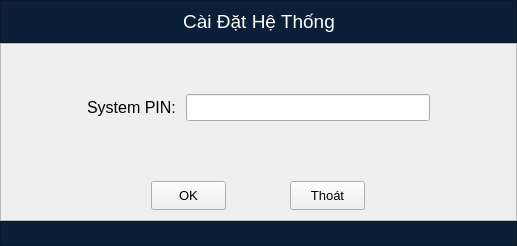
<?xml version="1.0" encoding="UTF-8"?>
<ui version="4.0">
 <class>Settings</class>
 <widget class="QMainWindow" name="Settings">
  <property name="geometry">
   <rect>
    <x>0</x>
    <y>0</y>
    <width>517</width>
    <height>244</height>
   </rect>
  </property>
  <property name="maximumSize">
   <size>
    <width>517</width>
    <height>244</height>
   </size>
  </property>
  <property name="windowTitle">
   <string>Cài Đặt</string>
  </property>
  <property name="windowIcon">
   <iconset>
    <normaloff>Icon/icon_sys.png</normaloff>Icon/icon_sys.png</iconset>
  </property>
  <widget class="QWidget" name="centralwidget">
   <layout class="QVBoxLayout" name="verticalLayout" stretch="3,7,1">
    <property name="spacing">
     <number>0</number>
    </property>
    <property name="leftMargin">
     <number>0</number>
    </property>
    <property name="topMargin">
     <number>0</number>
    </property>
    <property name="rightMargin">
     <number>0</number>
    </property>
    <property name="bottomMargin">
     <number>0</number>
    </property>
    <item>
     <widget class="QFrame" name="frame">
      <property name="styleSheet">
       <string notr="true">background-color:rgb(12, 31, 56);</string>
      </property>
      <property name="frameShape">
       <enum>QFrame::StyledPanel</enum>
      </property>
      <property name="frameShadow">
       <enum>QFrame::Raised</enum>
      </property>
      <layout class="QHBoxLayout" name="horizontalLayout_2">
       <item>
        <spacer name="horizontalSpacer_5">
         <property name="orientation">
          <enum>Qt::Horizontal</enum>
         </property>
         <property name="sizeHint" stdset="0">
          <size>
           <width>120</width>
           <height>20</height>
          </size>
         </property>
        </spacer>
       </item>
       <item>
        <widget class="QLabel" name="label_5">
         <property name="font">
          <font>
           <family>MS Shell Dlg 2</family>
           <pointsize>14</pointsize>
          </font>
         </property>
         <property name="styleSheet">
          <string notr="true">color:white</string>
         </property>
         <property name="text">
          <string>Cài Đặt Hệ Thống</string>
         </property>
         <property name="alignment">
          <set>Qt::AlignCenter</set>
         </property>
        </widget>
       </item>
       <item>
        <spacer name="horizontalSpacer_6">
         <property name="orientation">
          <enum>Qt::Horizontal</enum>
         </property>
         <property name="sizeHint" stdset="0">
          <size>
           <width>120</width>
           <height>20</height>
          </size>
         </property>
        </spacer>
       </item>
      </layout>
     </widget>
    </item>
    <item>
     <widget class="QFrame" name="frame_2">
      <property name="frameShape">
       <enum>QFrame::StyledPanel</enum>
      </property>
      <property name="frameShadow">
       <enum>QFrame::Raised</enum>
      </property>
      <layout class="QGridLayout" name="gridLayout" rowstretch="7,3" columnstretch="2,8,2">
       <property name="leftMargin">
        <number>0</number>
       </property>
       <property name="topMargin">
        <number>0</number>
       </property>
       <property name="rightMargin">
        <number>0</number>
       </property>
       <property name="bottomMargin">
        <number>0</number>
       </property>
       <property name="spacing">
        <number>0</number>
       </property>
       <item row="0" column="0">
        <spacer name="horizontalSpacer">
         <property name="orientation">
          <enum>Qt::Horizontal</enum>
         </property>
         <property name="sizeHint" stdset="0">
          <size>
           <width>83</width>
           <height>20</height>
          </size>
         </property>
        </spacer>
       </item>
       <item row="0" column="2">
        <spacer name="horizontalSpacer_2">
         <property name="minimumSize">
          <size>
           <width>0</width>
           <height>29</height>
          </size>
         </property>
         <property name="maximumSize">
          <size>
           <width>16777215</width>
           <height>29</height>
          </size>
         </property>
         <property name="orientation">
          <enum>Qt::Horizontal</enum>
         </property>
         <property name="sizeHint" stdset="0">
          <size>
           <width>83</width>
           <height>20</height>
          </size>
         </property>
        </spacer>
       </item>
       <item row="1" column="0">
        <spacer name="horizontalSpacer_3">
         <property name="orientation">
          <enum>Qt::Horizontal</enum>
         </property>
         <property name="sizeHint" stdset="0">
          <size>
           <width>83</width>
           <height>20</height>
          </size>
         </property>
        </spacer>
       </item>
       <item row="1" column="2">
        <spacer name="horizontalSpacer_4">
         <property name="orientation">
          <enum>Qt::Horizontal</enum>
         </property>
         <property name="sizeHint" stdset="0">
          <size>
           <width>83</width>
           <height>20</height>
          </size>
         </property>
        </spacer>
       </item>
       <item row="1" column="1">
        <layout class="QHBoxLayout" name="horizontalLayout">
         <property name="spacing">
          <number>0</number>
         </property>
         <property name="leftMargin">
          <number>0</number>
         </property>
         <property name="topMargin">
          <number>10</number>
         </property>
         <property name="bottomMargin">
          <number>10</number>
         </property>
         <item>
          <widget class="QPushButton" name="btOK">
           <property name="minimumSize">
            <size>
             <width>75</width>
             <height>29</height>
            </size>
           </property>
           <property name="maximumSize">
            <size>
             <width>75</width>
             <height>29</height>
            </size>
           </property>
           <property name="font">
            <font>
             <family>MS Shell Dlg 2</family>
             <pointsize>10</pointsize>
            </font>
           </property>
           <property name="cursor">
            <cursorShape>PointingHandCursor</cursorShape>
           </property>
           <property name="text">
            <string>OK</string>
           </property>
          </widget>
         </item>
         <item>
          <widget class="QPushButton" name="btExit">
           <property name="minimumSize">
            <size>
             <width>75</width>
             <height>29</height>
            </size>
           </property>
           <property name="maximumSize">
            <size>
             <width>75</width>
             <height>29</height>
            </size>
           </property>
           <property name="font">
            <font>
             <family>MS Shell Dlg 2</family>
             <pointsize>10</pointsize>
            </font>
           </property>
           <property name="cursor">
            <cursorShape>PointingHandCursor</cursorShape>
           </property>
           <property name="text">
            <string>Thoát</string>
           </property>
          </widget>
         </item>
        </layout>
       </item>
       <item row="0" column="1">
        <layout class="QFormLayout" name="formLayout">
         <property name="labelAlignment">
          <set>Qt::AlignLeading|Qt::AlignLeft|Qt::AlignVCenter</set>
         </property>
         <property name="formAlignment">
          <set>Qt::AlignCenter</set>
         </property>
         <property name="horizontalSpacing">
          <number>10</number>
         </property>
         <property name="verticalSpacing">
          <number>10</number>
         </property>
         <property name="topMargin">
          <number>50</number>
         </property>
         <property name="bottomMargin">
          <number>50</number>
         </property>
         <item row="0" column="0">
          <widget class="QLabel" name="label_3">
           <property name="font">
            <font>
             <family>MS Shell Dlg 2</family>
             <pointsize>12</pointsize>
             <weight>50</weight>
             <bold>false</bold>
            </font>
           </property>
           <property name="text">
            <string>System PIN:</string>
           </property>
          </widget>
         </item>
         <item row="0" column="1">
          <widget class="QLineEdit" name="txtSystemPIN">
           <property name="font">
            <font>
             <family>MS Shell Dlg 2</family>
             <pointsize>12</pointsize>
             <weight>50</weight>
             <bold>false</bold>
            </font>
           </property>
           <property name="echoMode">
            <enum>QLineEdit::Password</enum>
           </property>
          </widget>
         </item>
        </layout>
       </item>
      </layout>
     </widget>
    </item>
    <item>
     <widget class="QFrame" name="frame_3">
      <property name="minimumSize">
       <size>
        <width>0</width>
        <height>25</height>
       </size>
      </property>
      <property name="styleSheet">
       <string notr="true">background-color:rgb(12, 31, 56);</string>
      </property>
      <property name="frameShape">
       <enum>QFrame::StyledPanel</enum>
      </property>
      <property name="frameShadow">
       <enum>QFrame::Raised</enum>
      </property>
     </widget>
    </item>
   </layout>
  </widget>
 </widget>
 <resources/>
 <connections/>
</ui>
